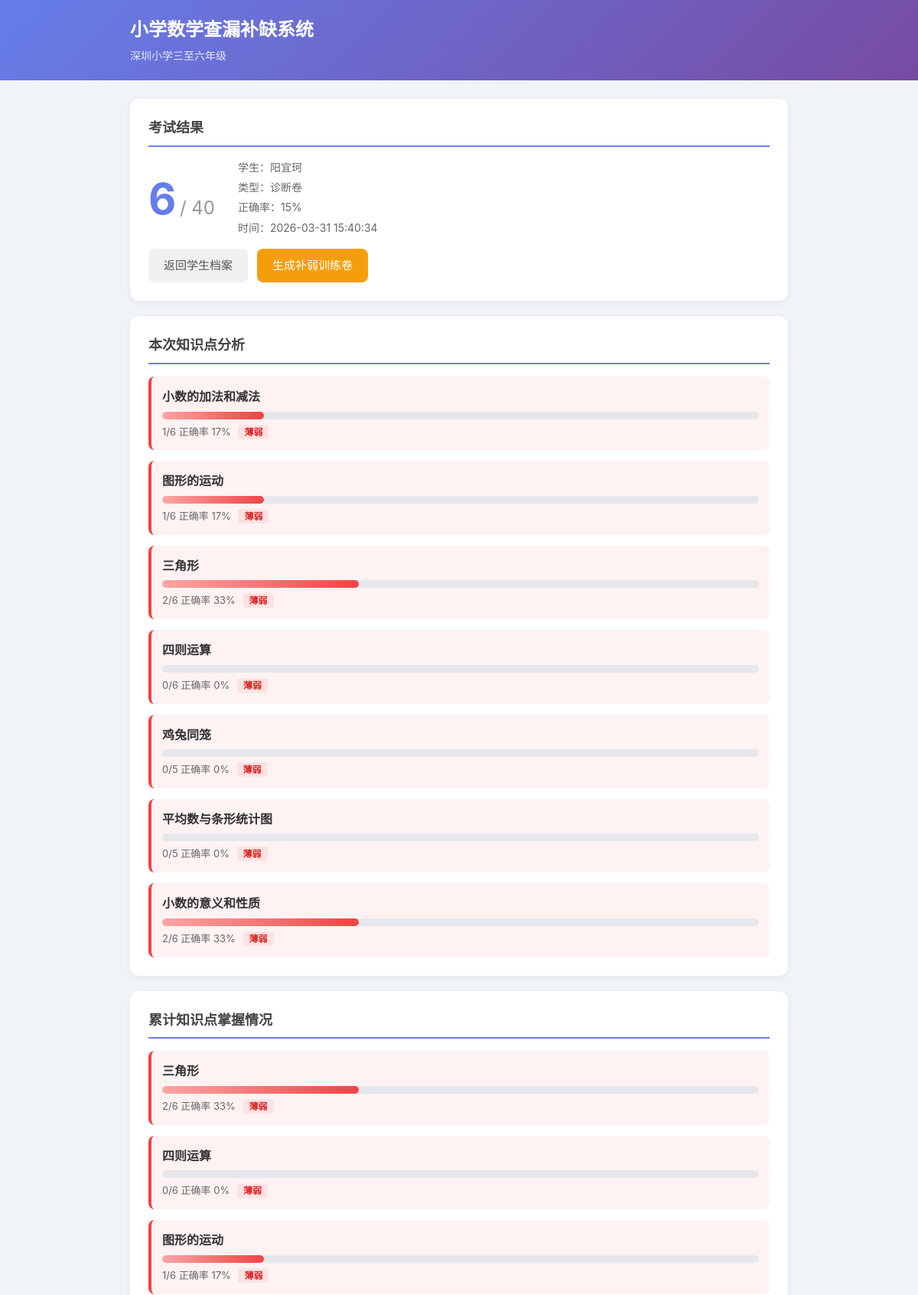
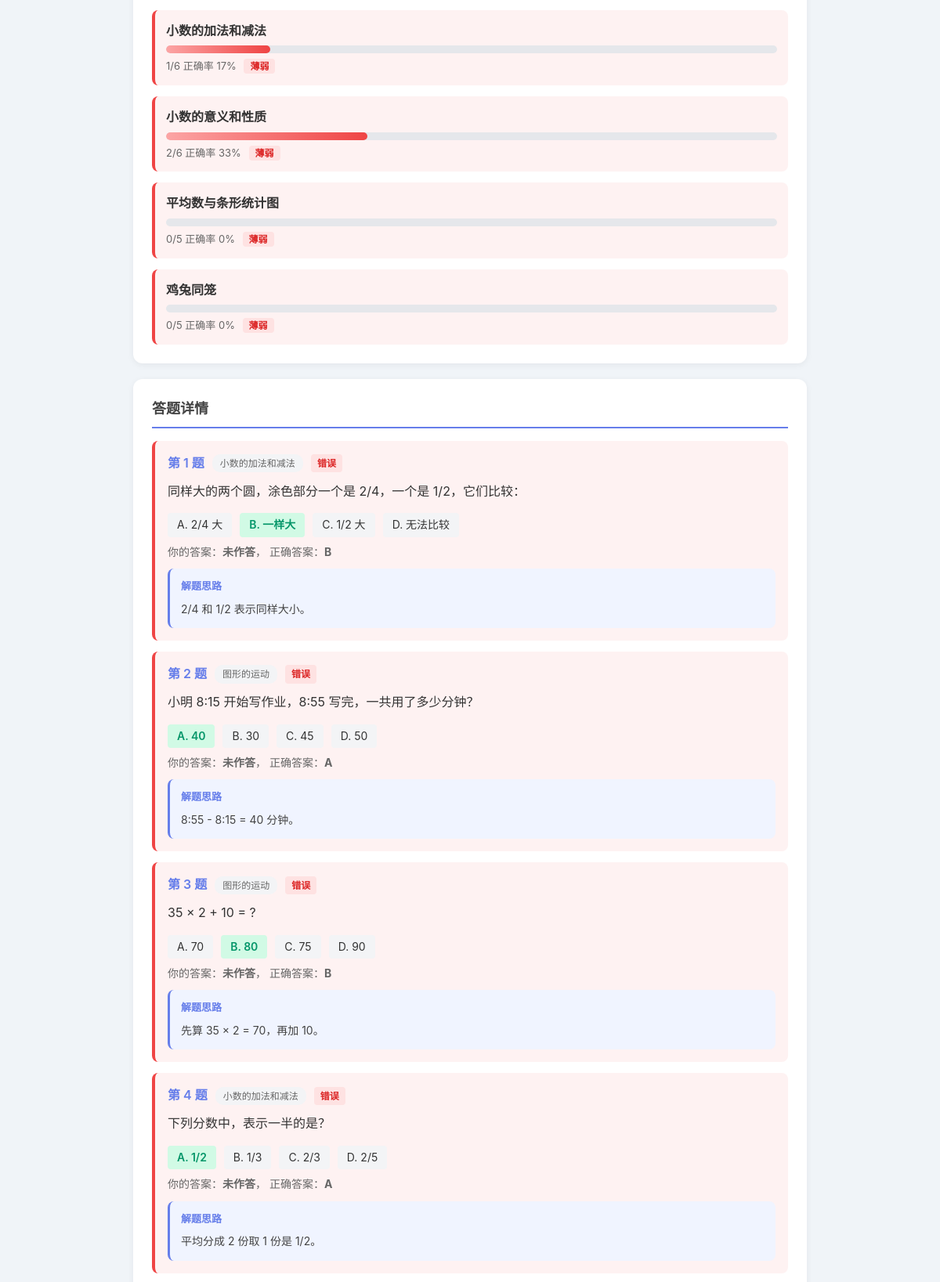
The page /exam/result/3 (upper part) on the database its author committed (2 pictures, top to bottom).
### tables this page shows
CREATE TABLE exams (
            id INTEGER PRIMARY KEY AUTOINCREMENT,
            student_id INTEGER NOT NULL,
            exam_type TEXT NOT NULL,
            score INTEGER NOT NULL DEFAULT 0,
            total INTEGER NOT NULL DEFAULT 0,
            created_at TEXT NOT NULL, question_ids TEXT NOT NULL DEFAULT '[]', submitted_at TEXT,
            FOREIGN KEY (student_id) REFERENCES students(id)
        );

CREATE TABLE students (
            id INTEGER PRIMARY KEY AUTOINCREMENT,
            name TEXT NOT NULL,
            class_name TEXT NOT NULL,
            created_at TEXT NOT NULL
        , grade TEXT NOT NULL DEFAULT '四年级下学期');

CREATE TABLE answers (
            id INTEGER PRIMARY KEY AUTOINCREMENT,
            exam_id INTEGER NOT NULL,
            question_id INTEGER NOT NULL,
            student_answer TEXT,
            is_correct INTEGER NOT NULL DEFAULT 0,
            knowledge_point TEXT NOT NULL, question_text TEXT NOT NULL DEFAULT '', options_json TEXT NOT NULL DEFAULT '[]', correct_answer TEXT NOT NULL DEFAULT '', explanation TEXT NOT NULL DEFAULT '',
            FOREIGN KEY (exam_id) REFERENCES exams(id)
        );

### app.py (the view)
@app.route("/exam/result/<int:exam_id>")
def exam_result(exam_id):
    exam = models.get_exam(exam_id)
    if not exam:
        return redirect(url_for("index"))
    student = models.get_student(exam["student_id"])
    answers = models.get_exam_answers(exam_id)
    for a in answers:
        if a.get("question_text"):
            a["question"] = a["question_text"]
            a["correct_answer"] = a.get("correct_answer", "")
            a["explanation"] = a.get("explanation", "")
            continue
        q = get_question_by_id(a["question_id"])
        if q:
            a["question"] = q["question"]
            a["options"] = q["options"]
            a["correct_answer"] = q["answer"]
            a["explanation"] = q.get("explanation", "")
    kp_summary = {}
    for a in answers:
        kp = a["knowledge_point"]
        if kp not in kp_summary:
            kp_summary[kp] = {"total": 0, "correct": 0}
        kp_summary[kp]["total"] += 1
        kp_summary[kp]["correct"] += a["is_correct"]
    for kp in kp_summary:
        t = kp_summary[kp]["total"]
        c = kp_summary[kp]["correct"]
        kp_summary[kp]["rate"] = round(c / t * 100) if t > 0 else 0
        kp_summary[kp]["weak"] = kp_summary[kp]["rate"] < 60
    all_kp_stats = models.get_student_kp_stats(exam["student_id"])
    return render_template(
        "result.html",
        student=student,
        exam=exam,
        answers=answers,
        kp_summary=kp_summary,
        all_kp_stats=all_kp_stats,
    )

### models.py (called while the page is built)
def get_db():
    conn = sqlite3.connect(DB_PATH)
    conn.row_factory = sqlite3.Row
    return conn

def get_student(sid):
    conn = get_db()
    row = conn.execute("SELECT * FROM students WHERE id = ?", (sid,)).fetchone()
    conn.close()
    return dict(row) if row else None

def get_exam(exam_id):
    conn = get_db()
    row = conn.execute("SELECT * FROM exams WHERE id = ?", (exam_id,)).fetchone()
    conn.close()
    exam = dict(row) if row else None
    if exam:
        exam["question_ids"] = parse_question_ids(exam.get("question_ids"))
    return exam

def get_exam_answers(exam_id):
    conn = get_db()
    rows = conn.execute(
        "SELECT * FROM answers WHERE exam_id = ? ORDER BY id", (exam_id,)
    ).fetchall()
    conn.close()
    answers = [dict(r) for r in rows]
    for answer in answers:
        answer["options"] = parse_question_ids(answer.get("options_json"))
    return answers

def get_student_kp_stats(student_id):
    conn = get_db()
    rows = conn.execute(
        """SELECT a.knowledge_point,
                  COUNT(*) as total,
                  SUM(a.is_correct) as correct
           FROM answers a
           JOIN exams e ON a.exam_id = e.id
           WHERE e.student_id = ?
           GROUP BY a.knowledge_point""",
        (student_id,),
    ).fetchall()
    conn.close()
    stats = []
    for r in rows:
        total = r["total"]
        correct = r["correct"]
        rate = round(correct / total * 100) if total > 0 else 0
        stats.append({
            "kp": r["knowledge_point"],
            "total": total,
            "correct": correct,
            "rate": rate,
            "weak": rate < 60,
        })
    return stats

def parse_question_ids(raw_value):
    if not raw_value:
        return []
    try:
        value = json.loads(raw_value)
    except (TypeError, json.JSONDecodeError):
        return []
    return value if isinstance(value, list) else []

### questions.py (called while the page is built)
def get_question_by_id(qid):
    return QUESTIONS_BY_ID.get(qid)

### templates/result.html (shortened to what this page needs)
{% extends "base.html" %}
{% block content %}
<section class="card">
    <h2>考试结果</h2>
    <div class="result-summary">
        <div class="result-score">
            <span class="score-big">{{ exam.score }}</span>
            <span class="score-total">/ {{ exam.total }}</span>
        </div>
        <div class="result-info">
            <p>学生：{{ student.name }}</p>
            <p>类型：{% if exam.exam_type == 'diagnostic' %}诊断卷{% else %}补弱训练卷{% endif %}</p>
            <p>正确率：{{ (exam.score / exam.total * 100)|round|int if exam.total > 0 else 0 }}%</p>
            <p>时间：{{ exam.created_at }}</p>
        </div>
    </div>
    <div class="actions">
        <a href="/student/{{ student.id }}" class="btn">返回学生档案</a>
        <a href="/exam/training/{{ student.id }}" class="btn btn-warning">生成补弱训练卷</a>
    </div>
</section>
<section class="card">
    <h2>本次知识点分析</h2>
    <div class="kp-grid">
        {% for kp, data in kp_summary.items() %}
        <div class="kp-item {% if data.weak %}kp-weak{% else %}kp-ok{% endif %}">
            <div class="kp-name">{{ kp }}</div>
            <div class="progress-bar">
                <div class="progress-fill {% if data.weak %}fill-weak{% else %}fill-ok{% endif %}" style="width: {{ data.rate }}%"></div>
            </div>
            <div class="kp-detail">
                {{ data.correct }}/{{ data.total }} 正确率 {{ data.rate }}%
                {% if data.weak %}<span class="tag-weak">薄弱</span>{% endif %}
            </div>
        </div>
        {% endfor %}
    </div>
</section>
{% if all_kp_stats %}
<section class="card">
    <h2>累计知识点掌握情况</h2>
    <div class="kp-grid">
        {% for s in all_kp_stats %}
        <div class="kp-item {% if s.weak %}kp-weak{% else %}kp-ok{% endif %}">
            <div class="kp-name">{{ s.kp }}</div>
            <div class="progress-bar">
                <div class="progress-fill {% if s.weak %}fill-weak{% else %}fill-ok{% endif %}" style="width: {{ s.rate }}%"></div>
            </div>
            <div class="kp-detail">{{ s.correct }}/{{ s.total }} 正确率 {{ s.rate }}%
                {% if s.weak %}<span class="tag-weak">薄弱</span>{% endif %}
            </div>
        </div>
        {% endfor %}
    </div>
</section>
{% endif %}
<section class="card">
    <h2>答题详情</h2>
    {% for a in answers %}
    <div class="answer-item {% if a.is_correct %}answer-correct{% else %}answer-wrong{% endif %}">
        <div class="answer-header">
            <span class="question-num">第 {{ loop.index }} 题</span>
            <span class="question-kp">{{ a.knowledge_point }}</span>
            {% if a.is_correct %}
            <span class="tag-correct">正确</span>
            {% else %}
            <span class="tag-wrong">错误</span>
            {% endif %}
        </div>
        <p class="question-text">{{ a.question }}</p>
        <div class="answer-detail">
            {% set labels = ['A', 'B', 'C', 'D'] %}
            {% for opt in a.options %}
            <span class="opt-review
                {% if labels[loop.index0] == a.correct_answer %}opt-correct{% endif %}
            ">
                {{ labels[loop.index0] }}. {{ opt }}
            </span>
            {% endfor %}
        </div>
        {% if not a.is_correct %}
        <p class="answer-explain">
            你的答案：<strong>{{ a.student_answer if a.student_answer else '未作答' }}</strong>，
            正确答案：<strong>{{ a.correct_answer }}</strong>
        </p>
        {% endif %}
        {% if a.explanation %}
        <div class="answer-solution">
            <div class="solution-title">解题思路</div>
            <p class="solution-text">{{ a.explanation }}</p>
        </div>
        {% endif %}
    </div>
    {% endfor %}
</section>
{% endblock %}

### static/style.css (style rules this page uses)
* { margin: 0; padding: 0; box-sizing: border-box; }
body { font-family: -apple-system, BlinkMacSystemFont, "Segoe UI", "PingFang SC", "Microsoft YaHei", sans-serif; background: #f0f4f8; color: #333; line-height: 1.6; }
.card { background: white; border-radius: 12px; padding: 24px; margin-bottom: 20px; box-shadow: 0 2px 8px rgba(0,0,0,0.06); }
.card h2 { font-size: 18px; margin-bottom: 16px; color: #444; border-bottom: 2px solid #667eea; padding-bottom: 8px; }
.btn { display: inline-block; padding: 10px 20px; border: none; border-radius: 8px; font-size: 15px; cursor: pointer; text-decoration: none; color: #555; background: #f0f0f0; transition: all 0.2s; }
.btn-warning { background: #f59e0b; color: white; }
.actions { display: flex; gap: 12px; flex-wrap: wrap; margin-top: 12px; }
.tag-weak { background: #fee2e2; color: #dc2626; padding: 2px 8px; border-radius: 4px; font-size: 12px; font-weight: 600; margin-left: 6px; }
.tag-wrong { background: #fee2e2; color: #dc2626; padding: 2px 8px; border-radius: 4px; font-size: 12px; font-weight: 600; }
.kp-grid { display: grid; gap: 14px; }
.kp-item { padding: 14px; border-radius: 8px; border-left: 4px solid #ddd; }
.kp-weak { border-left-color: #ef4444; background: #fef2f2; }
.kp-name { font-weight: 600; margin-bottom: 6px; }
.kp-detail { font-size: 13px; color: #666; margin-top: 6px; }
.progress-bar { height: 10px; background: #e5e7eb; border-radius: 5px; overflow: hidden; }
.progress-fill { height: 100%; border-radius: 5px; transition: width 0.5s ease; }
.fill-weak { background: linear-gradient(90deg, #fca5a5, #ef4444); }
.question-num { font-weight: 600; color: #667eea; }
.question-kp { font-size: 12px; background: #f3f4f6; color: #666; padding: 2px 10px; border-radius: 10px; }
.question-text { font-size: 16px; margin-bottom: 14px; line-height: 1.8; }
.result-summary { display: flex; align-items: center; gap: 30px; flex-wrap: wrap; }
.result-score { text-align: center; }
.score-big { font-size: 56px; font-weight: 700; color: #667eea; }
.score-total { font-size: 24px; color: #999; }
.result-info p { font-size: 14px; color: #666; margin-bottom: 4px; }
.answer-item { padding: 16px; border-radius: 8px; margin-bottom: 14px; border-left: 4px solid #ddd; }
.answer-wrong { border-left-color: #ef4444; background: #fef2f2; }
.answer-header { display: flex; align-items: center; gap: 10px; margin-bottom: 8px; flex-wrap: wrap; }
.answer-detail { display: flex; flex-wrap: wrap; gap: 10px; margin-top: 8px; }
.opt-review { padding: 4px 12px; border-radius: 4px; font-size: 14px; background: #f3f4f6; }
.opt-correct { background: #d1fae5; color: #059669; font-weight: 600; }
.answer-explain { margin-top: 8px; font-size: 14px; color: #666; }
.answer-solution { margin-top: 10px; padding: 12px 14px; background: #f0f4ff; border-radius: 8px; border-left: 3px solid #667eea; }
.solution-title { font-size: 13px; font-weight: 600; color: #667eea; margin-bottom: 6px; }
.solution-text { font-size: 14px; color: #444; line-height: 1.8; }

### rows shown on the page
exams: score "6", total "40", total+score "15", created_at "2026-03-31 15:40:34"
students: name "阳宜珂"
answers: knowledge_point "小数的加法和减法", correct "1", total "6", rate "17", is_correct "错误", question "同样大的两个圆，涂色部分一个是 2/4，一个是 1/2，它们比较：", labels "A" "B" "C" "D", options "2/4 大" "一样大" "1/2 大" "无法比较", student_answer "未作答", correct_answer "B", explanation "2/4 和 1/2 表示同样大小。"
answers: knowledge_point "图形的运动", correct "1", total "6", rate "17", is_correct "错误", question "小明 8:15 开始写作业，8:55 写完，一共用了多少分钟？", labels "A" "B" "C" "D", options "40" "30" "45" "50", student_answer "未作答", correct_answer "A", explanation "8:55 - 8:15 = 40 分钟。"
answers: knowledge_point "三角形", correct "2", total "6", rate "33"
answers: knowledge_point "四则运算", correct "0", total "6", rate "0"
answers: knowledge_point "鸡兔同笼", correct "0", total "5", rate "0"
answers: knowledge_point "平均数与条形统计图", correct "0", total "5", rate "0"
answers: knowledge_point "小数的意义和性质", correct "2", total "6", rate "33"
answers: knowledge_point "图形的运动", is_correct "错误", question "35 × 2 + 10 = ?", labels "A" "B" "C" "D", options "70" "80" "75" "90", student_answer "未作答", correct_answer "B", explanation "先算 35 × 2 = 70，再加 10。"
answers: knowledge_point "小数的加法和减法", is_correct "错误", question "下列分数中，表示一半的是？", labels "A" "B" "C" "D", options "1/2" "1/3" "2/3" "2/5", student_answer "未作答", correct_answer "A", explanation "平均分成 2 份取 1 份是 1/2。"

### other values the page prints
{{ s.kp }} "三角形" "四则运算" "图形的运动" "小数的加法和减法" "小数的意义和性质" "平均数与条形统计图" "鸡兔同笼"
{{ s.correct }} "2" "0" "1" "1" "2" "0" "0"
{{ s.total }} "6" "6" "6" "6" "6" "5" "5"
{{ s.rate }} "33" "0" "17" "17" "33" "0" "0"
